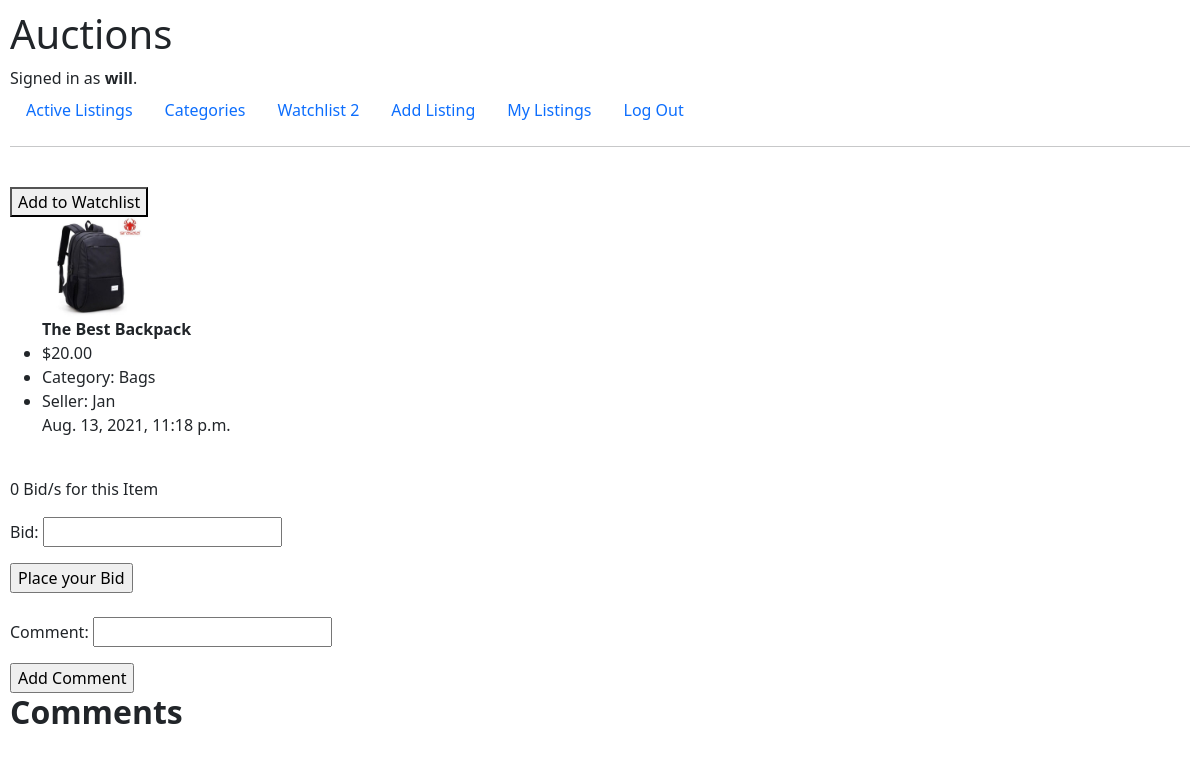
Before: /8 (signed in) with the older database file.
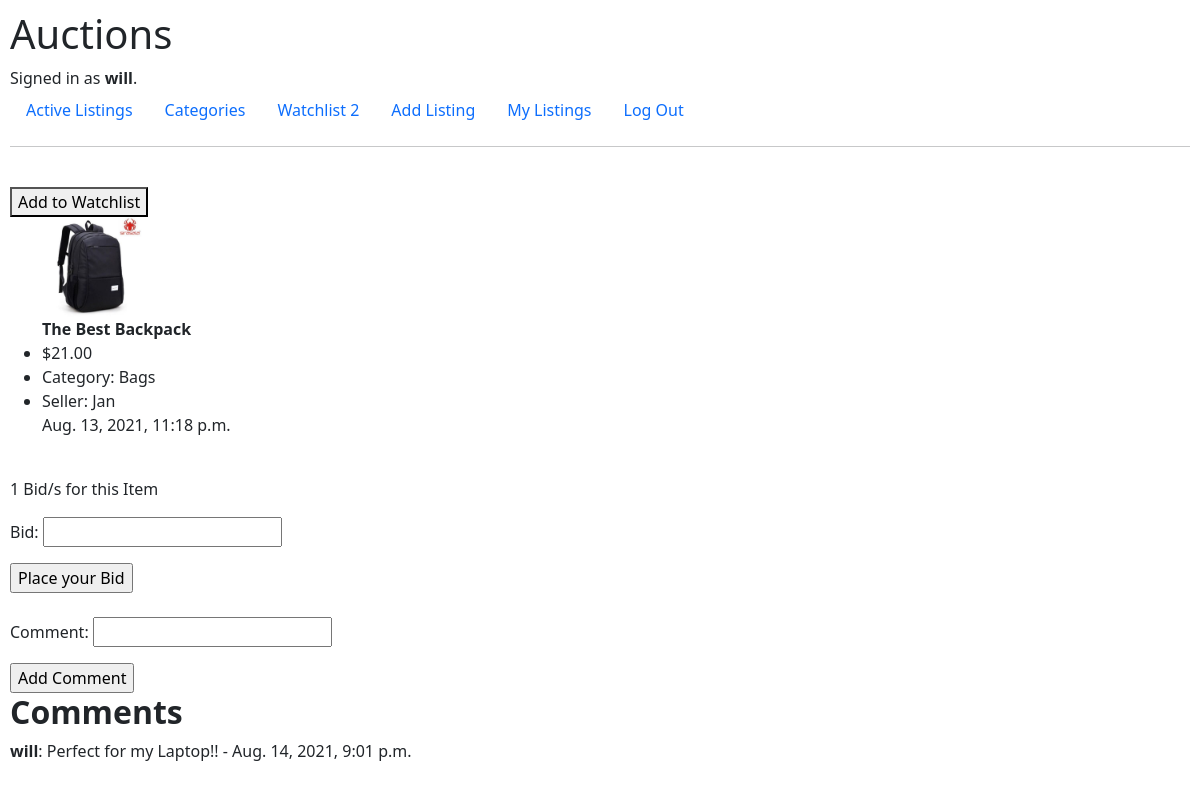
After: the same page with the newer database file.
### auctions/models.py (models this page shows, shortened)
class Listing(models.Model):
    user = models.ForeignKey('User', on_delete=CASCADE, related_name='user_that_make_the_auction')
    title = models.CharField(max_length=50)
    price = models.DecimalField(max_digits=10,decimal_places=2)
    category = models.ForeignKey('Category', on_delete=CASCADE, related_name='selected_category',blank=True)
    time = models.DateTimeField(auto_now_add=True, blank=True)
    image = models.ImageField(null = True, blank = True, upload_to = 'images/')
    closed = models.BooleanField(default=False)
    bid = models.ManyToManyField('Bid', blank=True, related_name='listing_bid')
    comment = models.ManyToManyField('Comment',blank=True, related_name='list_comment')

class Category(models.Model):
    Cat_name = models.CharField(max_length=50)
    def __str__(self):
        return f"{self.Cat_name}"

class User(AbstractUser):
    pass

class Comment(models.Model):
    user = models.ForeignKey('User', on_delete=CASCADE, related_name='user_comment')
    time = models.DateTimeField(auto_now_add=True, blank=True)
    comment = models.CharField(max_length=200)

### auctions/views.py (the view, shortened to what this page needs)
# urls.py: path("<int:list_id>",views.show_listing, name='listing'),
@login_required
def show_listing(request,list_id):
    listing = Listing.objects.get(pk = list_id)
    user = User.objects.get(username=request.user)
    return render(request, 'auctions/listing.html', {
          'list':listing,
          'current_user':user,
          'bidform':BidForm,
          'comment': CommentForm,
          'message':''
         })

### auctions/templates/auctions/listing.html (shortened to what this page needs)
{% extends "auctions/layout.html" %} {% block body %} {% load tz %}
<br />
{% if list.user != current_user %}
<form action="{% url 'listing' list.id %}" method="POST">
  <button type="submit" name="button" value="Watchlist">
    Add to Watchlist
  </button>
</form>
{% endif %}
<ul>
  <img src="media/{{list.image}}" alt="" style="height: 100px" />
  <br />
  <strong>{{list.title}}</strong>
  <li>${{list.price}}</li>
  <li>Category: {{list.category}}</li>
  <li>Seller: {{list.user}}</li>
  {% timezone "Asia/Manila" %}
  <p>{{list.time}}</p>
  {% endtimezone %}
</ul>
{% if list.user != current_user %}
<br />
 {% if not list.closed %}
<p>{{list.bid.count}} Bid/s for this Item</p>
<form action="{% url 'listing' list.id %}" method="POST">
  {% csrf_token %} {{ bidform.as_p }}
  <input type="submit" name="button" value="Place your Bid" />
</form>
<br />
<form action="{% url 'listing' list.id %}" method="POST">
  {% csrf_token %} {{comment.as_p}}
  <input type="submit" name="button" value="Add Comment" />
</form>
<h2><strong>Comments</strong></h2>
{% for com in list.comment.all %}
<p>
  <span><strong>{{com.user}}</strong></span
  >: {{com.comment}} - {% timezone "Asia/Manila" %} {{com.time}}
  <br />
  {% endtimezone %}
</p>
{% endfor %} {% endif %} {% endif %}{% endblock %}

Changed rows visible on the page:
changed Listing "The Best Backpack": price "20.00" → "21.00"; bid.count "0" → "1"
added Comment: user "will", comment "Perfect for my Laptop!!", time "Aug. 14, 2021, 9:01 p.m."
